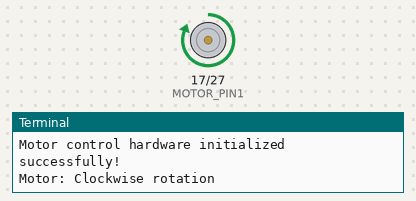
Bench run of a program on a simulated Raspberry Pi (BCM pin numbers). On the bench: motor-driver pin pairs drawn as motors (green arrow = first pin HIGH = forward, orange = second pin HIGH = backward, longer = more drive, scaled by the enable pin), the last lines printed to the terminal.

Above: at 1.5 s.
At 7.7 s:
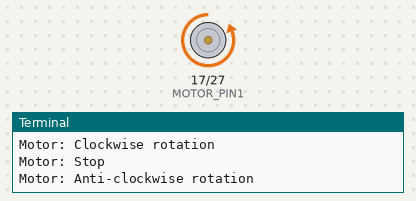
At 10.8 s:
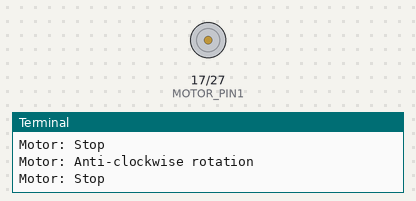
Timing chart, 0 to 16.1 s (numbered marks = the images above):
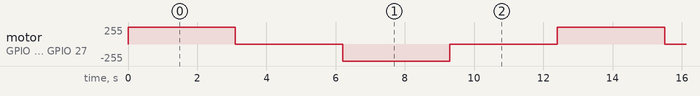

Measured:
- by itself, motor on GPIO 17 (MOTOR_PIN1) / GPIO 27 (MOTOR_PIN2): repeats every 12.4 s: stopped 3.1 s, backward 255/255 3.1 s, stopped 3.1 s, forward 255/255 3.1 s

The program:

1.3.1_Motor.py
```python
#!/usr/bin/env python3

import RPi.GPIO as GPIO
import time

# Motor control pin definitions (BCM numbering)
MOTOR_PIN1 = 17    # Motor direction pin 1
MOTOR_PIN2 = 27    # Motor direction pin 2
MOTOR_ENABLE = 22  # Motor enable pin (speed control)

# Timing constants
RUN_DURATION = 3.0   # Motor run time in seconds (3 seconds)
STOP_DURATION = 3.0  # Motor stop time in seconds (3 seconds)
SHORT_DELAY = 0.1    # Short delay for state transitions

# Motor direction definitions
CLOCKWISE = 1
ANTI_CLOCKWISE = -1
STOP = 0

def setupHardware():
    """
    Initializes GPIO pins for motor control.
    Returns: 0 on success, 1 on failure.
    """
    try:
        # Set the GPIO modes to BCM Numbering
        GPIO.setmode(GPIO.BCM)
        GPIO.setwarnings(False)

        # Configure motor control pins as outputs
        GPIO.setup(MOTOR_PIN1, GPIO.OUT, initial=GPIO.LOW)
        GPIO.setup(MOTOR_PIN2, GPIO.OUT, initial=GPIO.LOW)
        GPIO.setup(MOTOR_ENABLE, GPIO.OUT, initial=GPIO.LOW)

        print("Motor control hardware initialized successfully!")
        return 0

    except Exception as e:
        print(f"Failed to setup GPIO: {e}")
        return 1

def setMotorDirection(direction):
    """
    Controls motor direction and enable state.
    Parameters: direction - Motor direction (CLOCKWISE, ANTI_CLOCKWISE, or STOP)
    """
    if direction == CLOCKWISE:
        print("Motor: Clockwise rotation")
        # Set direction
        GPIO.output(MOTOR_PIN1, GPIO.HIGH)
        GPIO.output(MOTOR_PIN2, GPIO.LOW)
        # Enable the motor
        GPIO.output(MOTOR_ENABLE, GPIO.HIGH)

    elif direction == ANTI_CLOCKWISE:
        print("Motor: Anti-clockwise rotation")
        # Set direction
        GPIO.output(MOTOR_PIN1, GPIO.LOW)
        GPIO.output(MOTOR_PIN2, GPIO.HIGH)
        # Enable the motor
        GPIO.output(MOTOR_ENABLE, GPIO.HIGH)

    elif direction == STOP:
        print("Motor: Stop")
        # Disable the motor
        GPIO.output(MOTOR_ENABLE, GPIO.LOW)

    time.sleep(SHORT_DELAY)  # Small delay for state transition

def motorControlLoop():
    """
    Main motor control loop.
    """
    # Define a dictionary to make the script more readable
    # CW as clockwise, CCW as counterclockwise, STOP as stop
    directions = {'CW': CLOCKWISE, 'CCW': ANTI_CLOCKWISE, 'STOP': STOP}

    while True:
        # Run motor clockwise for 3 seconds
        setMotorDirection(directions['CW'])
        time.sleep(RUN_DURATION)

        # Stop motor for 3 seconds
        setMotorDirection(directions['STOP'])
        time.sleep(STOP_DURATION)

        # Run motor anti-clockwise for 3 seconds
        setMotorDirection(directions['CCW'])
        time.sleep(RUN_DURATION)

        # Stop motor for 3 seconds
        setMotorDirection(directions['STOP'])
        time.sleep(STOP_DURATION)

def destroy():
    """
    Clean up function for GPIO resources.
    """
    # Stop the motor
    GPIO.output(MOTOR_ENABLE, GPIO.LOW)
    print("Motor stopped")

    # Release resource
    GPIO.cleanup()
    print("GPIO cleanup completed")

def main():
    """
    Main function.
    Returns: Integer status code. 0 for success, 1 for error.
    """
    # Initialize hardware
    if setupHardware() != 0:
        return 1  # Exit if setup fails

    try:
        # Start motor control loop
        motorControlLoop()
    except KeyboardInterrupt:
        # When 'Ctrl+C' is pressed, the program destroy() will be executed
        print("\nProgram interrupted by user")
        destroy()
        return 0
    except Exception as e:
        print(f"An error occurred: {e}")
        destroy()
        return 1

# If run this script directly, do:
if __name__ == '__main__':
    main()
```
